Frame 1 (no input): blank canvas, image omitted
Frame 60 (the mouse pressed at the canvas centre just before this capture): blank canvas, image omitted
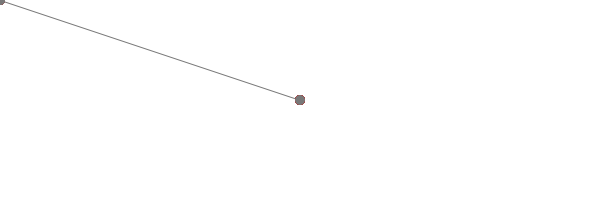
Frame 120 (the mouse held since frame 60 and released just before this capture)

The Processing sketch whose frames 1 and 60 were blank and that drew this single picture after the mouse press (run headless with seeded random() and noise(); from frame 60 on, the mouse is pressed at the canvas centre):

// Processing sketch: Ex07_01
// ── Ex07_01.pde
// Ex07_01: Using the mouse in drawings.

void setup() {
  size(600, 200);
  smooth();
  frameRate(8);
  background(255); // Bright white.
}

void draw() {
  noStroke();
  fill(220, 0, 0);
  ellipse(mouseX, mouseY, 10, 10);
  fill(120);
  ellipse(pmouseX, pmouseY, 10, 10);
  stroke(120);
  line(mouseX, mouseY, pmouseX, pmouseY);
}

void mousePressed() {
  background(255);
}
